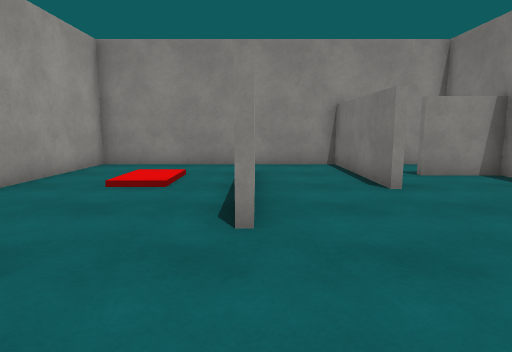
view 1 (above)

12 first-person views from a walk through a scene from a Unity 3-D project. The camera is 1.2 m above the floor, tilts 8° down and sees 75° across. The floor is counted in squares, 1 m on a side. Each view is taken from the middle of a square. On the plan, view 1 faces up. The plan holds only what a view shows up to about 14 squares ahead; the rest is blank. The place goes on beyond the plan. The player character is not drawn. Surface patterns are stand-ins for the level's own textures.

view 2
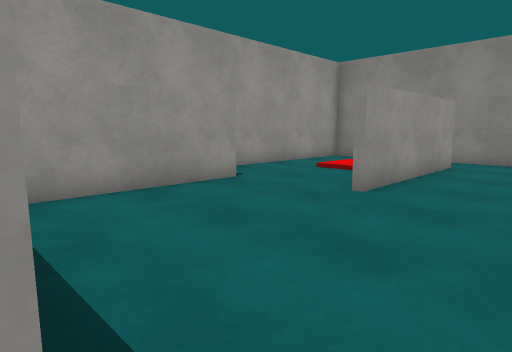

view 3
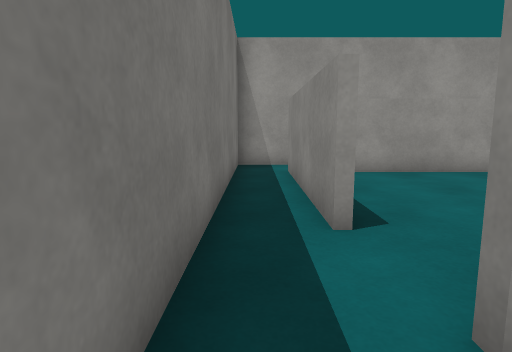

view 4
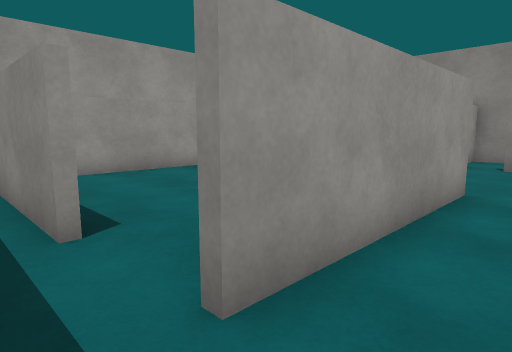

view 5
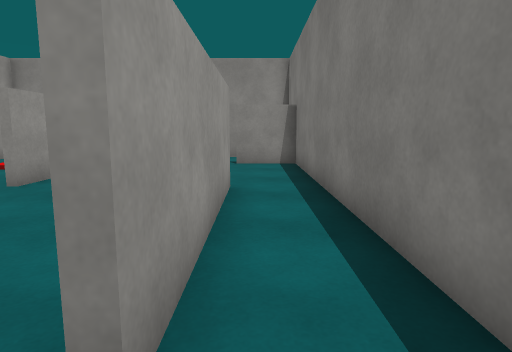

view 6
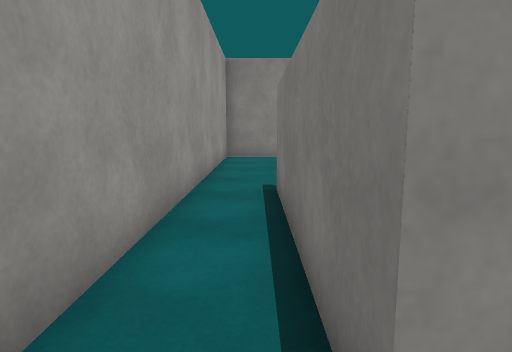

view 7
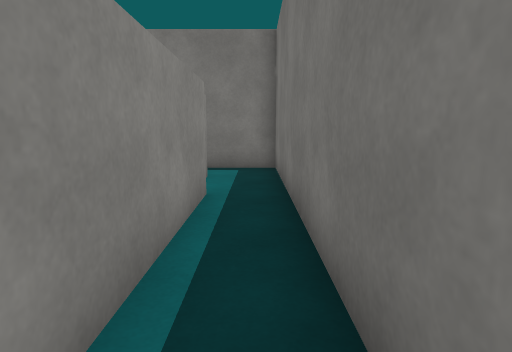

view 8
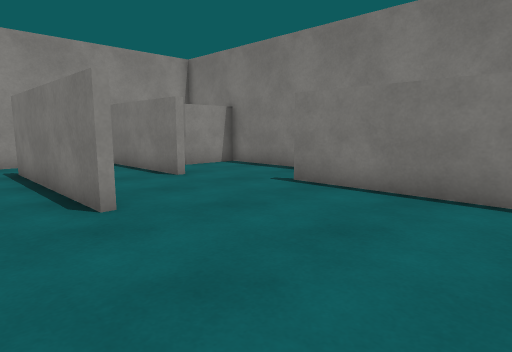

view 9
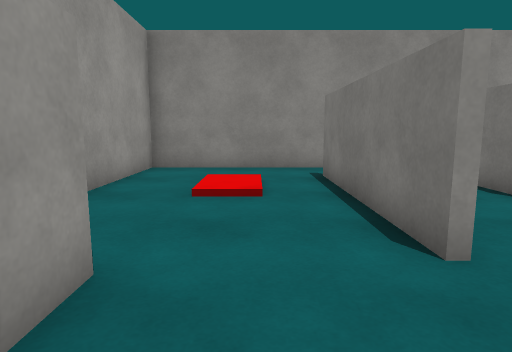

view 10
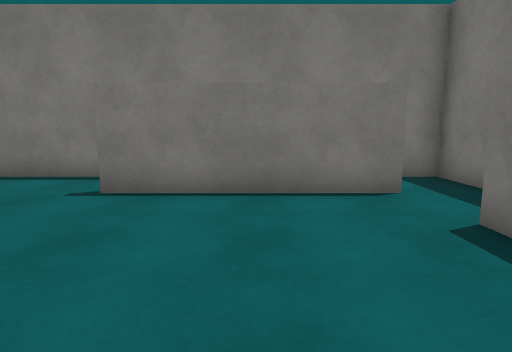

view 11
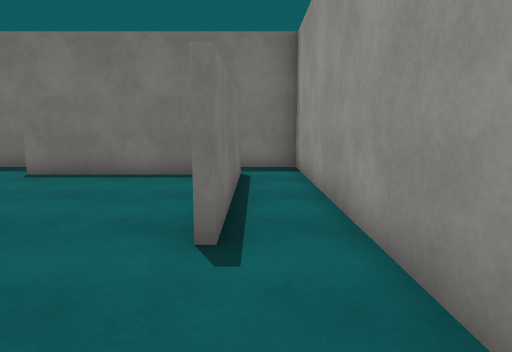

view 12
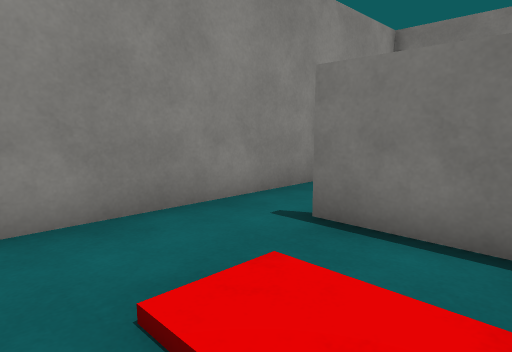

### Floor plan
Key: @ floor where view 1 was taken; # wall or solid block; . floor; / step, stairs or slope.
Columns run from 5 left of view 1 to 7 right of it. Each row starts with its distance up from view 1.
 12 ##########
 11 #.......####
 10 #.......#..#
  9 #.//.#..#.###
  8 #.//.#..#...#
  7 #.//.#..#...#
  6 #....#......#
  5 #....#......#
  4 #....#......#
  3 #.#......#..#
  2 #.#......#..#
  1 #.#......#..#
  0 #.#..@...#..#
 -1 #.#......#..#
 -2 #.######....#
 -3 #...........#
 -4 #############

Positions as (right, up) in squares from view 1, and headings:
1: (0, 0), facing up
2: (3, -2), facing up-left
3: (6, -3), facing left
4: (6, -3), facing up-left
5: (5, -3), facing up
6: (-4, -3), facing up
7: (-4, -3), facing right
8: (-2, -1), facing up-right
9: (-2, 1), facing up
10: (-2, 1), facing right
11: (-4, 7), facing down
12: (-4, 7), facing up-right
